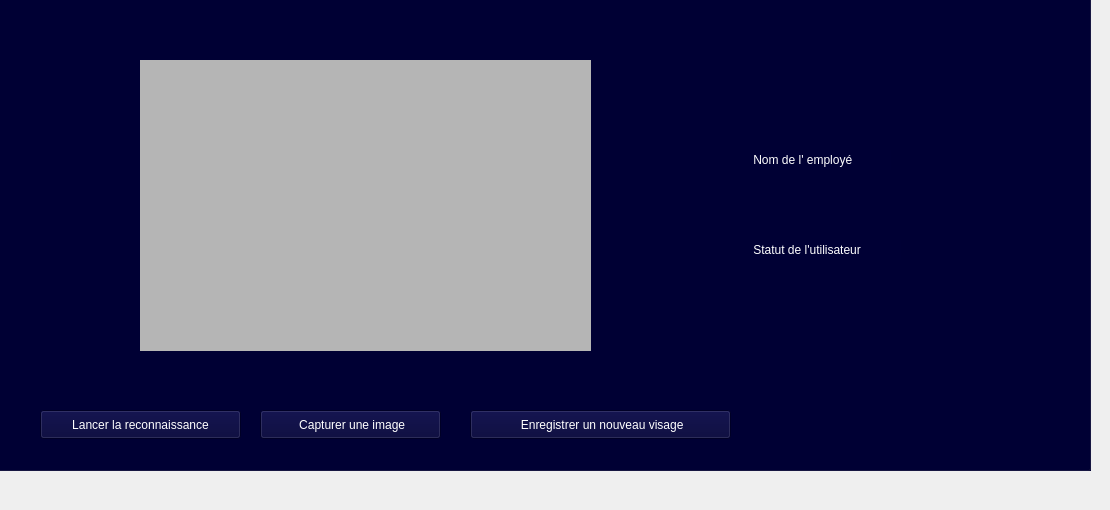
           <widget class="QWidget" name="tab_3">
            <attribute name="title">
             <string>Face Id</string>
            </attribute>
            <widget class="QGroupBox" name="groupBox_4">
             <property name="geometry">
              <rect>
               <x>-10</x>
               <y>-30</y>
               <width>1101</width>
               <height>501</height>
              </rect>
             </property>
             <property name="styleSheet">
              <string notr="true">font: 16pt &quot;Arial&quot;;
background-color: rgb(0, 0, 53);</string>
             </property>
             <property name="title">
              <string>GroupBox</string>
             </property>
             <widget class="QLabel" name="label_28">
              <property name="geometry">
               <rect>
                <x>760</x>
                <y>180</y>
                <width>141</width>
                <height>20</height>
               </rect>
              </property>
              <property name="styleSheet">
               <string notr="true">color: rgb(255, 255, 255);
font: 10pt &quot;Arial&quot;;</string>
              </property>
              <property name="text">
               <string> Nom de l' employé </string>
              </property>
             </widget>
             <widget class="QLabel" name="label_27">
              <property name="geometry">
               <rect>
                <x>760</x>
                <y>270</y>
                <width>151</width>
                <height>20</height>
               </rect>
              </property>
              <property name="styleSheet">
               <string notr="true">color: rgb(255, 255, 255);
font: 10pt &quot;Arial&quot;;</string>
              </property>
              <property name="text">
               <string> Statut de l'utilisateur</string>
              </property>
             </widget>
             <widget class="QPushButton" name="Bemploye_11">
              <property name="geometry">
               <rect>
                <x>50</x>
                <y>440</y>
                <width>201</width>
                <height>29</height>
               </rect>
              </property>
              <property name="styleSheet">
               <string notr="true">color: rgb(255, 255, 255);
font: 10pt &quot;Arial&quot;;</string>
              </property>
              <property name="text">
               <string>Lancer la reconnaissance</string>
              </property>
             </widget>
             <widget class="QPushButton" name="Bemploye_10">
              <property name="geometry">
               <rect>
                <x>270</x>
                <y>440</y>
                <width>181</width>
                <height>29</height>
               </rect>
              </property>
              <property name="styleSheet">
               <string notr="true">color: rgb(255, 255, 255);
font: 10pt &quot;Arial&quot;;</string>
              </property>
              <property name="text">
               <string> Capturer une image</string>
              </property>
             </widget>
             <widget class="QPushButton" name="Bemploye_9">
              <property name="geometry">
               <rect>
                <x>480</x>
                <y>440</y>
                <width>261</width>
                <height>29</height>
               </rect>
              </property>
              <property name="styleSheet">
               <string notr="true">color: rgb(255, 255, 255);
font: 10pt &quot;Arial&quot;;</string>
              </property>
              <property name="text">
               <string> Enregistrer un nouveau visage</string>
              </property>
             </widget>
             <widget class="QLabel" name="label_26">
              <property name="geometry">
               <rect>
                <x>150</x>
                <y>90</y>
                <width>451</width>
                <height>291</height>
               </rect>
              </property>
              <property name="styleSheet">
               <string notr="true">background-color: rgb(181, 181, 181);</string>
              </property>
              <property name="text">
               <string/>
              </property>
              <property name="pixmap">
               <pixmap>../../../Downloads/Baixar ícone de reconhecimento facial, vetor de linha de varredura biométrica de rosto gratuitamente.jpeg</pixmap>
              </property>
             </widget>
            </widget>
           </widget>
